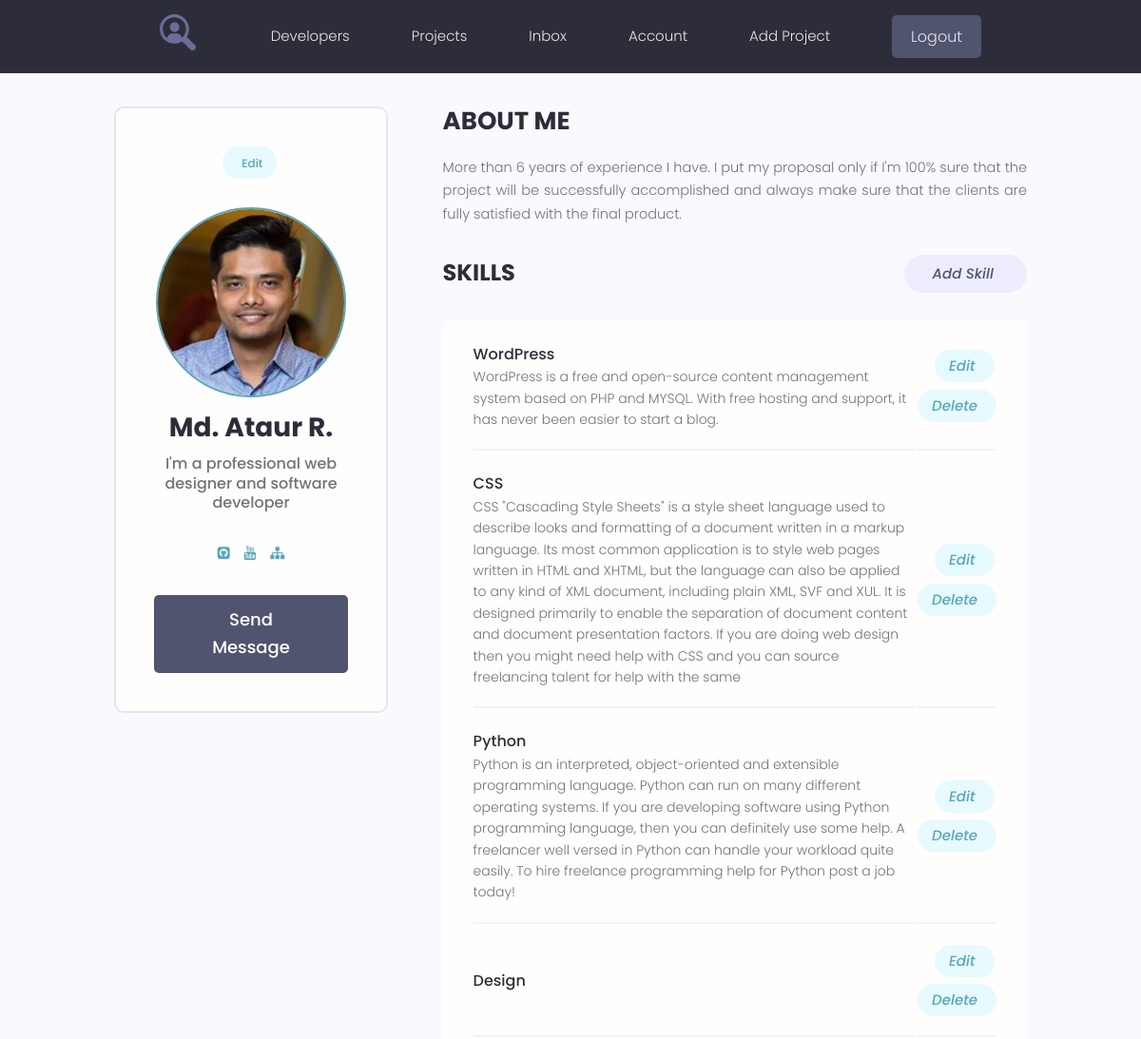
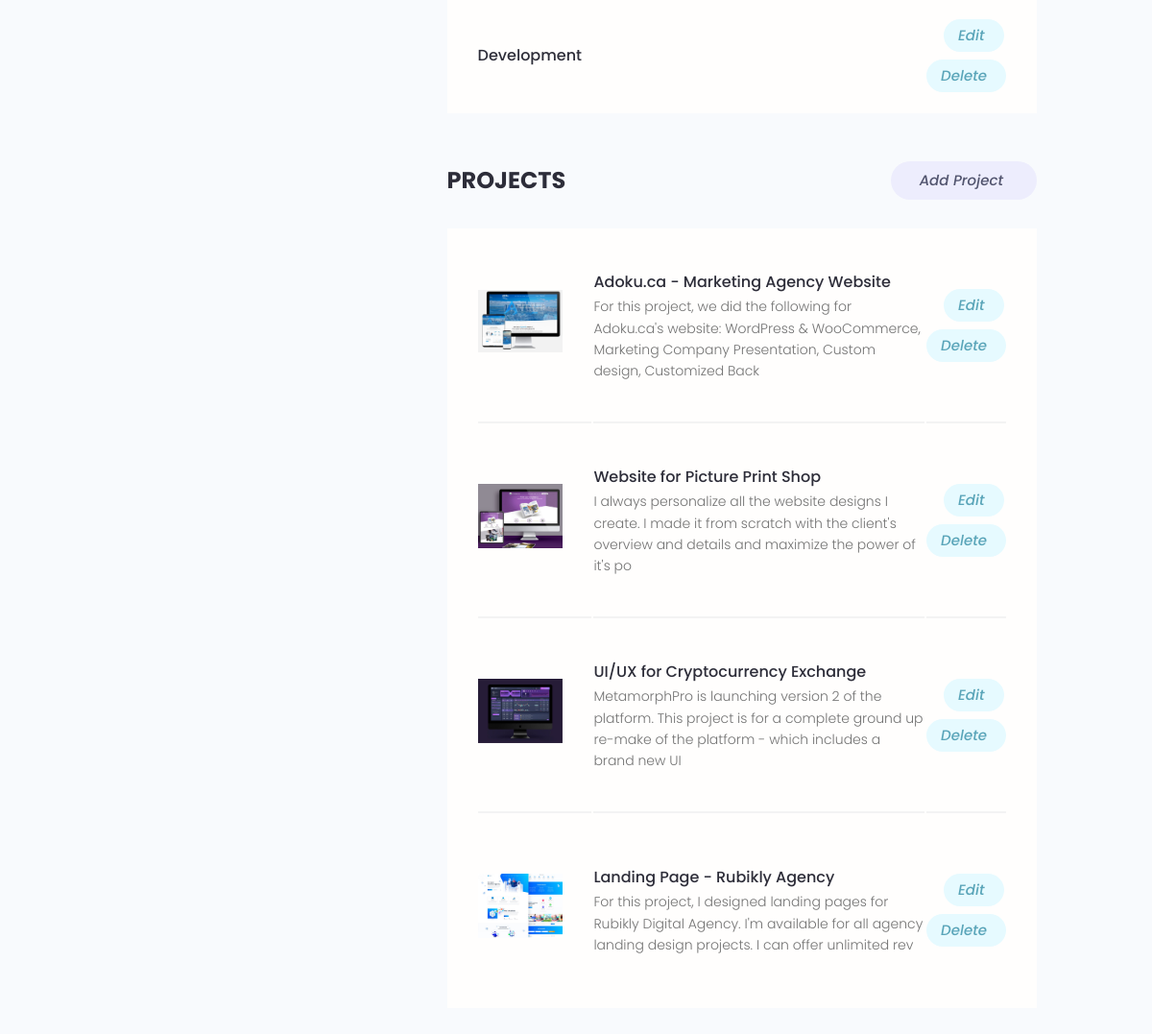
/account/ (signed in), run on the app's committed database (2 pictures, top to bottom).
### users/models.py (models this page shows, shortened)
class Profile(models.Model):
    user = models.OneToOneField(User, on_delete=models.CASCADE, blank=True, null=True)
    name = models.CharField(max_length=200, blank=True, null=True)
    email = models.EmailField(max_length=500, blank=True, null=True)
    username = models.CharField(max_length=200, blank=True, null=True)
    short_info = models.CharField(max_length=200, blank=True, null=True)
    bio = models.TextField(blank=True, null=True)
    profile_image = models.ImageField(upload_to='profiles/', blank=True, null=True,
                                      default='profiles/user-default.png')
    social_github = models.CharField(max_length=200, blank=True, null=True)
    social_youtube = models.CharField(max_length=200, blank=True, null=True)
    social_website = models.CharField(max_length=200, blank=True, null=True)
    created = models.DateTimeField(auto_now_add=True)

class Skill(models.Model):
    owner = models.ForeignKey(Profile, on_delete=models.CASCADE, blank=True, null=True)
    name = models.CharField(max_length=200, blank=True, null=True)
    description = models.TextField(blank=True, null=True)
    created = models.DateTimeField(auto_now_add=True)

### projects/models.py (models this page shows, shortened)
class Project(models.Model):
    owner = models.ForeignKey(Profile, on_delete=models.SET_NULL, blank=True, null=True)
    title = models.CharField(max_length=200)
    description = models.TextField(null=True, blank=True)
    image = models.ImageField(null=True, blank=True, upload_to="projects/%Y/%m/%d", default="default.jpg")
    demo_link = models.CharField(max_length=2000, null=True, blank=True)
    source_link = models.CharField(max_length=2000, null=True, blank=True)
    tags = models.ManyToManyField('Tag', blank=True)
    vote_total = models.IntegerField(default=0, null=True, blank=True)
    vote_ratio = models.IntegerField(default=0, null=True, blank=True)
    created = models.DateTimeField(auto_now_add=True)
    class Meta:
        ordering = ['-vote_ratio', '-vote_total', 'created']

### users/views.py (the view)
# urls.py: path('account/', views.user_account, name='account'),
@login_required(login_url='login')
def user_account(request):
    prof = request.user.profile
    skills = prof.skill_set.all()
    projects = prof.project_set.all()
    context = {
        'profile': prof,
        'skills': skills,
        'projects': projects,
    }
    return render(request, 'users/account.html', context)

### users/templates/users/account.html (shortened to what this page needs)
{% extends 'projects/base.html' %}
{% block content %}
<main class="settingsPage profile my-md">
    <div class="container">
        <div class="layout">
            <div class="column column--1of3">
                <div class="card text-center">
                    <div class="card__body dev">
                        <a class="tag tag--pill tag--main settings__btn" href="{% url 'edit-account' %}"> Edit</a>
                        <img class="avatar avatar--xl dev__avatar"
                             src="{{ profile.profile_image.url }}"/>
                        <h2 class="dev__name">{{ profile.name }}</h2>
                        <p class="dev__title">{{ profile.short_info }}</p>
                        <ul class="dev__social">
                            {% if profile.social_github %}
                            <li>
                                <a title="Github" href="{{ profile.social_github }}" target="_blank"><i
                                        class="fa fa-github-square"></i></a>
                            </li>
                            {% endif %}
                            {% if profile.social_youtube %}
                            <li>
                                <a title="Youtube" href="{{ profile.social_youtube }}" target="_blank"><i
                                        class="fa fa-youtube"></i></a>
                            </li>
                            {% endif %}
                            {% if profile.social_website %}
                            <li>
                                <a title="Personal Website" href="{{ profile.social_website }}" target="_blank"><i
                                        class="fa fa-sitemap"></i></a>
                            </li>
                            {% endif %}
                        </ul>
                        <a href="#" class="btn btn--sub btn--lg">Send Message </a>
                    </div>
                </div>
            </div>
            <div class="column column--2of3">
                <div class="devInfo">
                    <h3 class="devInfo__title">About Me</h3>
                    <p class="devInfo__about">
                        {{ profile.bio }}
                    </p>
                </div>
                <div class="settings">
                    <h3 class="settings__title">Skills</h3>
                    <a class="tag tag--pill tag--sub settings__btn tag--lg" href="{% url 'create-skill' %}">
                        <i class="im im-plus">Add Skill</i>
                    </a>
                </div>
                <table class="settings__table">
                    {% for skill in skills %}
                    <tr>
                        <td class="settings__tableInfo">
                            <h4>{{ skill.name }}</h4>
                            <p>
                                {{ skill.description }}
                            </p>
                        </td>
                        <td class="settings__tableActions">
                            <a class="tag tag--pill tag--main settings__btn" href="{% url 'update-skill' skill.id %}">
                                <i class="im im-edit">Edit</i>
                            </a>
                            <a class="tag tag--pill tag--main settings__btn" href="{% url 'delete-skill' skill.id %}">
                                <i class="im im-x-mark-circle-o">Delete</i>
                            </a>
                        </td>
                    </tr>
                    {% endfor %}
                </table>
                <div class="settings">
                    <h3 class="settings__title">Projects</h3>
                    <a class="tag tag--pill tag--sub settings__btn tag--lg" href="{% url 'create-project' %}">
                        <i class="im im-plus">Add Project</i>
                    </a>
                </div>
                <table class="settings__table">
                    {% for project in projects %}
                    <tr>
                        <td class="settings__thumbnail">
                            <a href="{% url 'project' project.id %}"><img src="{{ project.image.url }}"
                                                                          alt="Project Thumbnail"/></a>
                        </td>
                        <td class="settings__tableInfo">
                            <a href="{% url 'project' project.id %}">{{ project.title }}</a>
                            <p>
                                {{ project.description | slice:'150' }}
                            </p>
                        </td>
                        <td class="settings__tableActions">
                            <a class="tag tag--pill tag--main settings__btn"
                               href="{% url 'update-project' project.id %}">
                                <i class="im im-edit">Edit</i>
                            </a>
                            <a class="tag tag--pill tag--main settings__btn"
                               href="{% url 'delete-project' project.id %}">
                                <i class="im im-x-mark-circle-o">Delete</i>
                            </a>
                        </td>
                    </tr>
                    {% endfor %}
                </table>
            </div>
        </div>
    </div>
</main>
{% endblock %}

### projects/static/styles/app.css (style rules this page uses)
:root { --color-sub: #2d2d39; }
.btn--sub { background-color: var(--color-sub-light); }
.card { border: 2px solid var(--color-light); }
img { width: 100%; }
.tag > i.im { font-size: 1.5rem; margin-right: 0.5rem; }
.profile .card > .dev { padding: 4rem; }
.dev__avatar { display: block; margin: auto; }
.dev__name { color: var(--color-sub); font-size: 2.8rem; font-weight: 700; margin-top: 1rem; margin-bottom: 0.5rem; }
.dev__title { font-size: 1.6rem; font-weight: 500; line-height: 1.3; }
.dev__social { margin: 3rem 0; list-style: none; display: flex; justify-content: center; gap: 1.5rem; }
.devInfo { margin-bottom: 3rem; }
.devInfo__title, .devInfo__subtitle { font-size: 2.6rem; color: var(--color-sub); text-transform: uppercase; font-weight: 700; margin-bottom: 1.5rem; }
.devInfo__about, .devSkill__info { font-size: 1.45rem; line-height: 1.7; text-align: justify; }
.settingsPage .dev > .settings__btn { display: inline-block; margin-bottom: 3rem; }
.settings { display: flex; justify-content: space-between; align-items: center; }
.settings__title { font-size: 2.4rem; text-transform: uppercase; font-weight: 700; color: var(--color-sub); }
.settings__table { margin-top: 3rem; margin-bottom: 5rem; padding: 0 3rem; background: var(--color-white); }
.settings__table tr { width: 100%; }
.settings__table tr > td { padding: 2rem 0; }
.settings__table tr:not(:last-child) td { border-bottom: 2px solid var(--color-white-light); }
.settings__thumbnail { width: 23%; min-width: 10rem; }
.settings__thumbnail img { padding-right: 3rem; height: 15rem; object-fit: contain; }
.settings__tableInfo { width: 100%; }
.settings__tableInfo h4, .settings__tableInfo a { padding-right: 1rem; width: auto; font-size: 1.6rem; font-weight: 500; color: var(--color-sub); }
.settings__tableInfo p { font-size: 1.4rem; }
.settings__tableActions { text-align: right; }

### projects/static/uikit/styles/modules/_variables.css (style rules this page uses)
:root { --color-main: #5aa5b9; --color-main-light: #e6faff; --color-sub: #3f4156; --color-sub-light: #51546e; --color-sub-lighter: #ededfd; --color-text: #737373; --color-gray: #8b8b8b; --color-light: #e5e7eb; --color-light-gray: #767676; --color-bg: #f8fafd; --color-white: #fffefd; --color-white-light: #f3f3f3; --color-success: #359e64; --color-success-bg: #def8e8; --color-error: #fc4b0b; --color-error-bg: #fff2ee; --font-base: 'Poppins', arial, helvetica, 'Segoe UI', roboto, ubuntu, sans-serif; --font-monospace: 'Fira Code', 'Courier New', courier, monospace; --font-regular: 300; --font-medium: 500; --font-bold: 700; --generic-shadow: 1px 1px 5px #00000010; --generic-transition: all 0.3s ease-in-out; }

### projects/static/uikit/styles/modules/_base.css (style rules this page uses)
* { margin: 0; padding: 0; box-sizing: border-box; text-rendering: optimizeLegibility; color: inherit; font-size: inherit; }
html { font-size: 50%; }
@media only screen and (min-width: 480px) { html { font-size: 56.25%; } }
@media only screen and (min-width: 1200px) { html { font-size: 62.5%; } }
body { line-height: 1.6; font-weight: 400; font-size: 1.5rem; color: var(--color-text); background-color: var(--color-bg); min-height: 100vh; }

### projects/static/uikit/styles/modules/_typography.css (style rules this page uses)
* { font-family: var(--font-base); }
h2 { font-size: 3.6rem; font-weight: var(--font-bold); }
h3 { font-size: 3.2rem; font-weight: var(--font-medium); }
h4 { font-size: 2.8rem; font-weight: var(--font-medium); }
p, span, strong { font-size: 1.6rem; color: var(--color-text); font-weight: var(--font-regular); }
a { padding-bottom: 2px; text-decoration: none; display: inline-block; color: var(--color-main); font-weight: var(--font-medium); }

### projects/static/uikit/styles/modules/_utilities.css (style rules this page uses)
.container { width: 92%; max-width: 165rem; margin: 0 auto; box-sizing: border-box; }
@media screen and (min-width: 1000px) { .container { width: 90%; } }
@media screen and (min-width: 1200px) { .container { width: 80%; } }
.text-center { text-align: center; }
.my-md { margin: 3rem auto; }

### projects/static/uikit/styles/modules/_avatar.css (style rules this page uses)
.avatar { border-radius: 50%; border: 2px solid var(--color-main); object-fit: cover; }
.avatar--xl { height: 20rem; width: 20rem; }

### projects/static/uikit/styles/modules/_card.css (style rules this page uses)
.card { border-radius: 1rem; background-color: var(--color-white); border: 1.5px solid var(--color-light); width: auto; height: auto; margin-top: 0.5rem; margin-bottom: 0.5rem; overflow: hidden; }
.card__body, .card__header { padding: 2rem 2.5rem; }

### projects/static/uikit/styles/modules/_layout.css (style rules this page uses)
.layout { display: flex; flex-flow: row wrap; justify-content: space-between; }
.layout > .column { margin-bottom: 3rem; }
.layout > .column.column--1of3 { flex-basis: 30%; }
.layout > .column.column--2of3 { flex-basis: 64%; }

### data on the page
Profile: profile_image (picture), name "Md. Ataur R.", short_info "I'm a professional web designer and software developer", bio "More than 6 years of experience I have. I put my proposal only if I'm 100% sure that the project will be successfully accomplished and always make sure that the clients are fully satisfied with the final product."
Skill: name "WordPress", description "WordPress is a free and open-source content management system based on PHP and MYSQL. With free hosting and support, it has never been easier to start a blog."
Skill: name "CSS", description "CSS \"Cascading Style Sheets\" is a style sheet language used to describe looks and formatting of a document written in a markup language. Its most common application is to style web pages written in HTML and XHTML, but the language can also be applied to any kind of XML document, including plain XML, SVF and XUL. It is designed primarily to enable the separation of document content and document presentation factors. If you are doing web design then you might need help with CSS and you can source freelancing talent for help with the same"
Skill: name "Python", description "Python is an interpreted, object-oriented and extensible programming language. Python can run on many different operating systems. If you are developing software using Python programming language, then you can definitely use some help. A freelancer well versed in Python can handle your workload quite easily. To hire freelance programming help for Python post a job today!"
Skill: name "Design"
Skill: name "Development"
Project: image (picture), title "Adoku.ca - Marketing Agency Website", description "For this project, we did the following for Adoku.ca's website: WordPress & WooCommerce, Marketing Company Presentation, Custom design, Customized Back"
Project: image (picture), title "Website for Picture Print Shop", description "I always personalize all the website designs I create. I made it from scratch with the client's overview and details and maximize the power of it's po"
Project: image (picture), title "UI/UX for Cryptocurrency Exchange", description "MetamorphPro is launching version 2 of the platform. This project is for a complete ground up re-make of the platform - which includes a brand new UI"
Project: image (picture), title "Landing Page - Rubikly Agency", description "For this project, I designed landing pages for Rubikly Digital Agency. I'm available for all agency landing design projects. I can offer unlimited rev"
